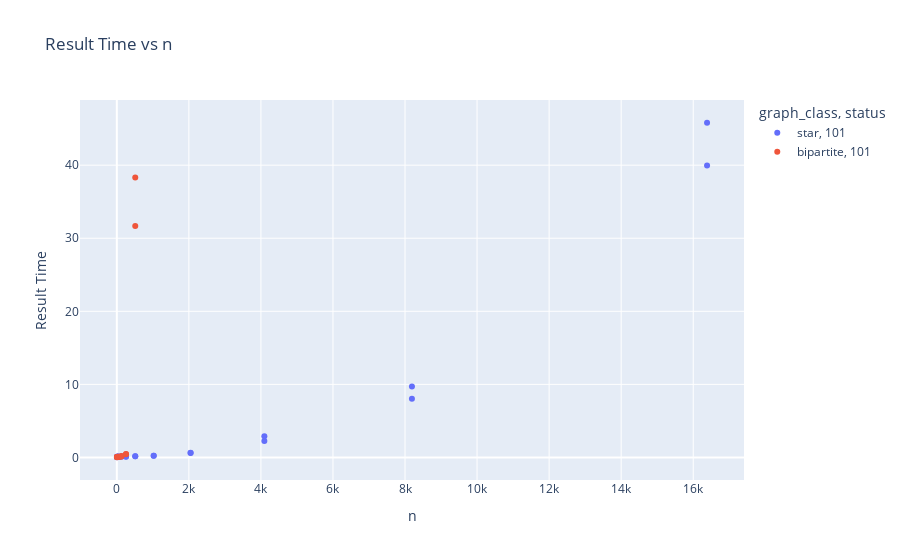

This figure's notebook cell:
### Code cell
# Scatter plot result_time vs n
fig = px.scatter(df, x='n', y='result_time', color='graph_class', symbol='status',
                 title='Result Time vs n', labels={'n': 'n', 'result_time': 'Result Time'},
                 hover_data=['graph_class', 'status'])
fig.show()

### Figure 1 — Plotly figure (JSON) as saved in the notebook; plotly's stock layout.template omitted (floating-point values rounded to 4 significant figures)
{"data": [{"customdata": [["star", 101], ["star", 101], ["star", 101], ["star", 101], ["star", 101], ["star", 101], ["star", 101], ["star", 101], ["star", 101], ["star", 101], ["star", 101], ["star", 101], ["star", 101], ["star", 101], ["star", 101], ["star", 101], ["star", 101], ["star", 101], ["star", 101], ["star", 101], ["star", 101], ["star", 101], ["star", 101], ["star", 101], ["star", 101], ["star", 101]], "hovertemplate": "graph_class=%{customdata[0]}<br>status=%{customdata[1]}<br>n=%{x}<br>Result Time=%{y}<extra></extra>", "legendgroup": "star, 101", "marker": {"color": "#636efa", "symbol": "circle"}, "mode": "markers", "name": "star, 101", "orientation": "v", "showlegend": true, "type": "scatter", "x": [4, 4, 8, 8, 16, 16, 32, 32, 64, 64, 128, 128, 256, 256, 512, 512, 1024, 1024, 2048, 2048, 4096, 4096, 8192, 8192, 16384, 16384], "xaxis": "x", "y": [0.08779, 0.02383, 0.08934, 0.07424, 0.08079, 0.07035, 0.14, 0.09745, 0.1007, 0.08923, 0.1018, 0.1474, 0.1002, 0.1356, 0.1685, 0.1575, 0.2164, 0.2125, 0.6242, 0.6166, 2.902, 2.237, 8.038, 9.719, 45.81, 39.97], "yaxis": "y"}, {"customdata": [["bipartite", 101], ["bipartite", 101], ["bipartite", 101], ["bipartite", 101], ["bipartite", 101], ["bipartite", 101], ["bipartite", 101], ["bipartite", 101], ["bipartite", 101], ["bipartite", 101], ["bipartite", 101], ["bipartite", 101], ["bipartite", 101], ["bipartite", 101], ["bipartite", 101], ["bipartite", 101]], "hovertemplate": "graph_class=%{customdata[0]}<br>status=%{customdata[1]}<br>n=%{x}<br>Result Time=%{y}<extra></extra>", "legendgroup": "bipartite, 101", "marker": {"color": "#EF553B", "symbol": "circle"}, "mode": "markers", "name": "bipartite, 101", "orientation": "v", "showlegend": true, "type": "scatter", "x": [4, 4, 8, 8, 16, 16, 32, 32, 64, 64, 128, 128, 256, 256, 512, 512], "xaxis": "x", "y": [0.04307, 0.04956, 0.04158, 0.03633, 0.04501, 0.04828, 0.09738, 0.1037, 0.05886, 0.06188, 0.2087, 0.1369, 0.4472, 0.4605, 38.32, 31.68], "yaxis": "y"}], "layout": {"legend": {"title": {"text": "graph_class, status"}, "tracegroupgap": 0}, "title": {"text": "Result Time vs n"}, "xaxis": {"anchor": "y", "domain": [0, 1], "title": {"text": "n"}}, "yaxis": {"anchor": "x", "domain": [0, 1], "title": {"text": "Result Time"}}}}
